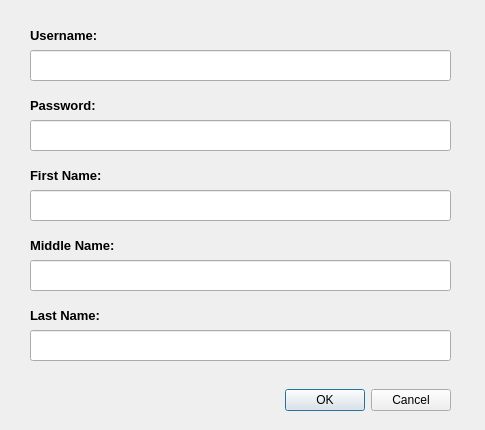
<?xml version="1.0" encoding="UTF-8"?>
<ui version="4.0">
 <class>newAdminDialog</class>
 <widget class="QDialog" name="newAdminDialog">
  <property name="enabled">
   <bool>true</bool>
  </property>
  <property name="geometry">
   <rect>
    <x>0</x>
    <y>0</y>
    <width>485</width>
    <height>430</height>
   </rect>
  </property>
  <property name="windowTitle">
   <string>Dialog</string>
  </property>
  <property name="modal">
   <bool>true</bool>
  </property>
  <widget class="QDialogButtonBox" name="newAdminBtns">
   <property name="enabled">
    <bool>true</bool>
   </property>
   <property name="geometry">
    <rect>
     <x>230</x>
     <y>380</y>
     <width>221</width>
     <height>41</height>
    </rect>
   </property>
   <property name="orientation">
    <enum>Qt::Horizontal</enum>
   </property>
   <property name="standardButtons">
    <set>QDialogButtonBox::Cancel|QDialogButtonBox::Ok</set>
   </property>
  </widget>
  <widget class="QLineEdit" name="usernameFld">
   <property name="geometry">
    <rect>
     <x>30</x>
     <y>50</y>
     <width>421</width>
     <height>31</height>
    </rect>
   </property>
  </widget>
  <widget class="QLabel" name="UsernameLbl">
   <property name="geometry">
    <rect>
     <x>30</x>
     <y>20</y>
     <width>421</width>
     <height>31</height>
    </rect>
   </property>
   <property name="font">
    <font>
     <pointsize>10</pointsize>
     <weight>75</weight>
     <bold>true</bold>
    </font>
   </property>
   <property name="text">
    <string>Username:</string>
   </property>
  </widget>
  <widget class="QLineEdit" name="passwordFld">
   <property name="geometry">
    <rect>
     <x>30</x>
     <y>120</y>
     <width>421</width>
     <height>31</height>
    </rect>
   </property>
  </widget>
  <widget class="QLabel" name="passwordLbl">
   <property name="geometry">
    <rect>
     <x>30</x>
     <y>90</y>
     <width>421</width>
     <height>31</height>
    </rect>
   </property>
   <property name="font">
    <font>
     <pointsize>10</pointsize>
     <weight>75</weight>
     <bold>true</bold>
    </font>
   </property>
   <property name="text">
    <string>Password:</string>
   </property>
  </widget>
  <widget class="QLabel" name="firstNameLbl">
   <property name="geometry">
    <rect>
     <x>30</x>
     <y>160</y>
     <width>421</width>
     <height>31</height>
    </rect>
   </property>
   <property name="font">
    <font>
     <pointsize>10</pointsize>
     <weight>75</weight>
     <bold>true</bold>
    </font>
   </property>
   <property name="text">
    <string>First Name:</string>
   </property>
  </widget>
  <widget class="QLineEdit" name="firstNameFld">
   <property name="geometry">
    <rect>
     <x>30</x>
     <y>190</y>
     <width>421</width>
     <height>31</height>
    </rect>
   </property>
  </widget>
  <widget class="QLabel" name="middleNameLbl">
   <property name="geometry">
    <rect>
     <x>30</x>
     <y>230</y>
     <width>421</width>
     <height>31</height>
    </rect>
   </property>
   <property name="font">
    <font>
     <pointsize>10</pointsize>
     <weight>75</weight>
     <bold>true</bold>
    </font>
   </property>
   <property name="text">
    <string>Middle Name:</string>
   </property>
  </widget>
  <widget class="QLineEdit" name="middleNameFld">
   <property name="geometry">
    <rect>
     <x>30</x>
     <y>260</y>
     <width>421</width>
     <height>31</height>
    </rect>
   </property>
  </widget>
  <widget class="QLabel" name="lastNameLbl">
   <property name="geometry">
    <rect>
     <x>30</x>
     <y>300</y>
     <width>421</width>
     <height>31</height>
    </rect>
   </property>
   <property name="font">
    <font>
     <pointsize>10</pointsize>
     <weight>75</weight>
     <bold>true</bold>
    </font>
   </property>
   <property name="text">
    <string>Last Name:</string>
   </property>
  </widget>
  <widget class="QLineEdit" name="lastNameFld">
   <property name="geometry">
    <rect>
     <x>30</x>
     <y>330</y>
     <width>421</width>
     <height>31</height>
    </rect>
   </property>
  </widget>
 </widget>
 <resources/>
 <connections>
  <connection>
   <sender>newAdminBtns</sender>
   <signal>accepted()</signal>
   <receiver>newAdminDialog</receiver>
   <slot>accept()</slot>
   <hints>
    <hint type="sourcelabel">
     <x>248</x>
     <y>254</y>
    </hint>
    <hint type="destinationlabel">
     <x>157</x>
     <y>274</y>
    </hint>
   </hints>
  </connection>
  <connection>
   <sender>newAdminBtns</sender>
   <signal>rejected()</signal>
   <receiver>newAdminDialog</receiver>
   <slot>reject()</slot>
   <hints>
    <hint type="sourcelabel">
     <x>316</x>
     <y>260</y>
    </hint>
    <hint type="destinationlabel">
     <x>286</x>
     <y>274</y>
    </hint>
   </hints>
  </connection>
 </connections>
</ui>
